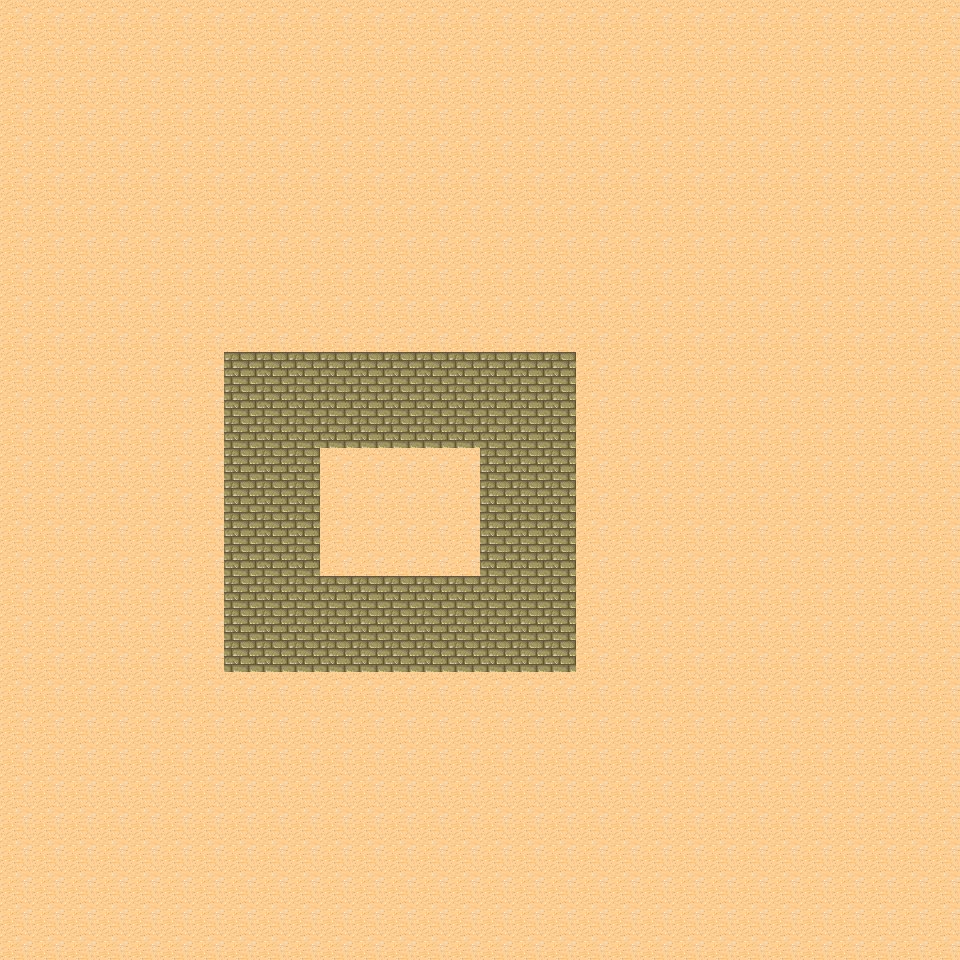

A 2D game scene composited from a Tiled map and its tileset images. What follows is a short description and the map's XML, with each tile layer's data collapsed to a summary:
An orthogonal 30x30 tile map with 32x32 px tiles, 1 tile layer (Tile Layer 1).

<map version="1.0" orientation="orthogonal" width="30" height="30" tilewidth="32" tileheight="32">
 <tileset firstgid="1" name="tmw_desert_spacing" tilewidth="32" tileheight="32" spacing="1" margin="1">
  <image source="tmw_desert_spacing.png" width="265" height="199" />
 </tileset>
 <layer name="Tile Layer 1" width="30" height="30">
  <data>[900 cells, 900 non-empty, 2 distinct tile ids]</data>
 </layer>
</map>
